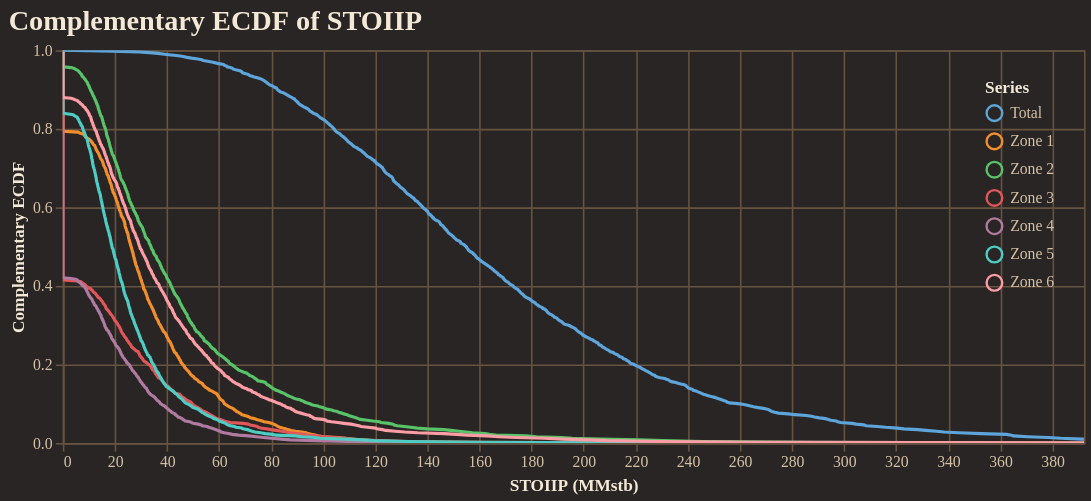

Write notebook code for a chart like this one.
### Code cell
fig = reporter.plotter.prospect_volumetric_ecdf_plot(
    figsize=(650, 250),
    backend=PLOTTING_BACKEND
)
fig.show()

### Figure 1 — Vega-Lite specification as saved in the notebook (floating-point values rounded to 4 significant figures; data arrays with more than 128 entries replaced by an {"elided": "..."} marker saying what was removed)
{"config": {"background": "#292524", "view": {"fill": "#292524", "stroke": "#665340"}, "title": {"color": "#f4e9d7", "font": "Merriweather", "fontSize": 18, "fontWeight": 600, "subtitleColor": "#d5c2a6", "anchor": "start"}, "axis": {"domainColor": "#665340", "gridColor": "#665340", "tickColor": "#665340", "labelColor": "#d5c2a6", "titleColor": "#f4e9d7", "labelFont": "Merriweather", "titleFont": "Merriweather"}, "legend": {"titleColor": "#f4e9d7", "labelColor": "#d5c2a6", "labelFont": "Merriweather", "titleFont": "Merriweather", "orient": "top-right", "symbolType": "circle"}, "header": {"labelColor": "#d5c2a6", "titleColor": "#f4e9d7", "labelFont": "Merriweather", "titleFont": "Merriweather"}, "mark": {"color": "#c78d3b"}, "line": {"color": "#c78d3b"}, "bar": {"color": "#c78d3b"}, "point": {"color": "#ddb06d"}, "area": {"color": "#c78d3b", "opacity": 0.35}, "text": {"color": "#f4e9d7", "font": "Merriweather"}, "range": {"category": ["#5DA5DA", "#F28E2B", "#59C36A", "#E15759", "#B07AA1", "#4ECDC4", "#FF9DA7", "#EDC948"]}}, "layer": [{"mark": {"type": "line", "clip": true, "strokeWidth": 2}, "encoding": {"color": {"field": "series", "title": "Series", "type": "nominal"}, "tooltip": [{"field": "series", "title": "Series", "type": "nominal"}, {"field": "stoiip_mmstb", "format": ",.2f", "title": "STOIIP (MMstb)", "type": "quantitative"}, {"field": "exceedance_probability", "format": ".3f", "title": "Exceedance", "type": "quantitative"}], "x": {"field": "stoiip_mmstb", "title": "STOIIP (MMstb)", "type": "quantitative"}, "y": {"field": "exceedance_probability", "scale": {"domain": [0, 1]}, "title": "Complementary ECDF", "type": "quantitative"}}}], "data": {"name": "data-c6c36126a7d70426e520393a16fd67ce"}, "encoding": {"x": {"field": "stoiip_mmstb", "scale": {"domain": [0, 392.2]}, "type": "quantitative"}}, "height": 250, "title": "Complementary ECDF of STOIIP", "width": 650, "$schema": "https://vega.github.io/schema/vega-lite/v5.20.1.json", "datasets": {"data-c6c36126a7d70426e520393a16fd67ce": {"elided": "3500 records"}}}
